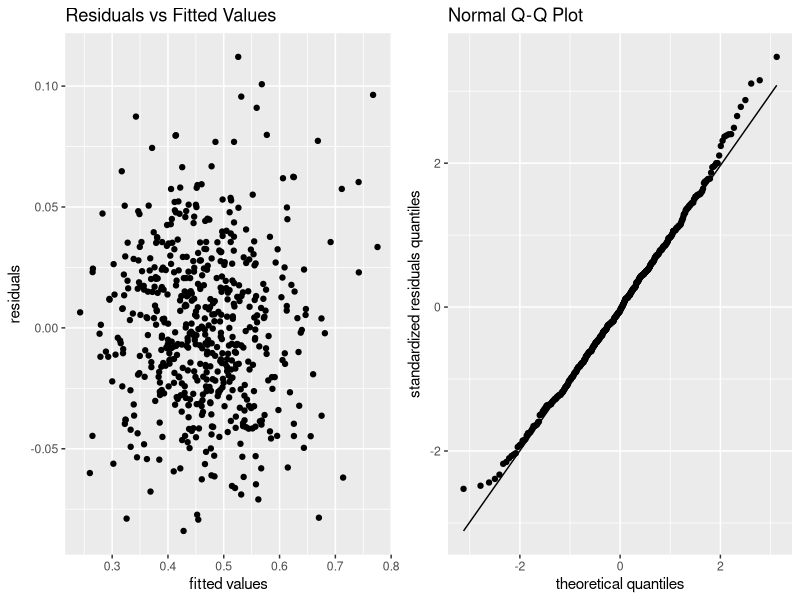
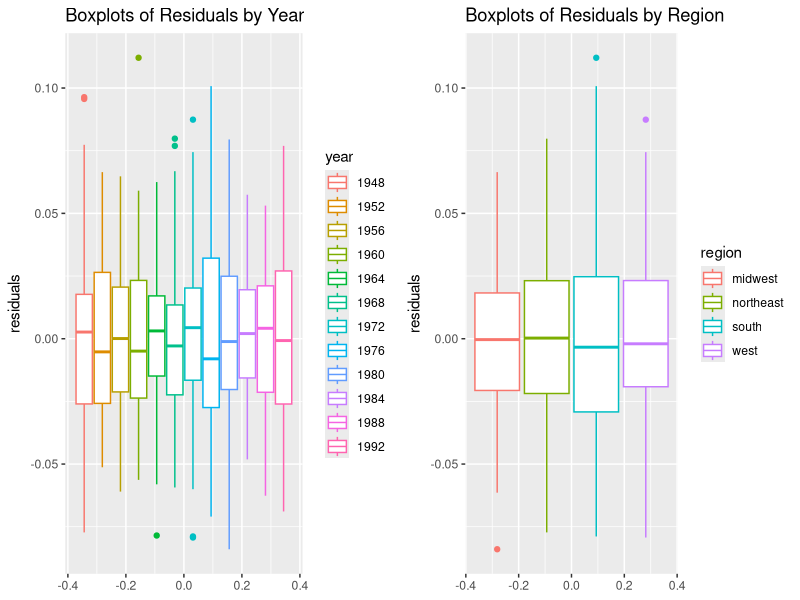
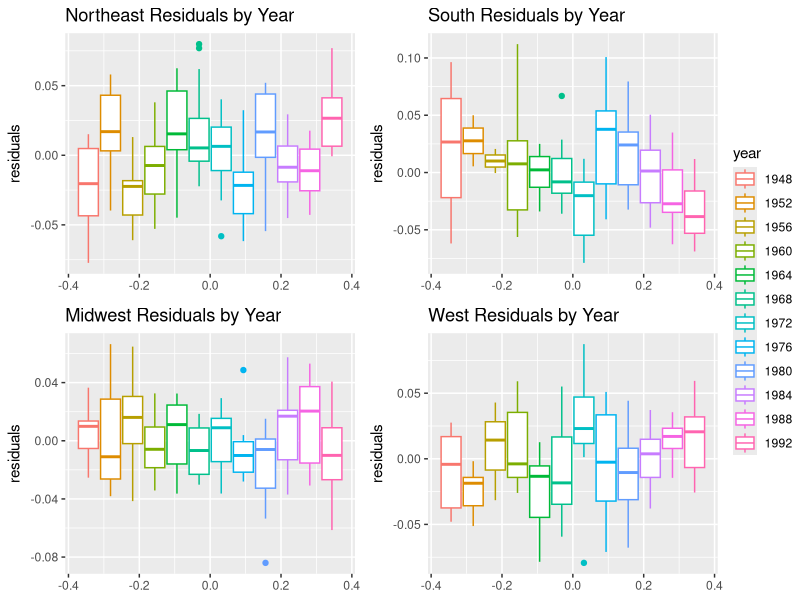
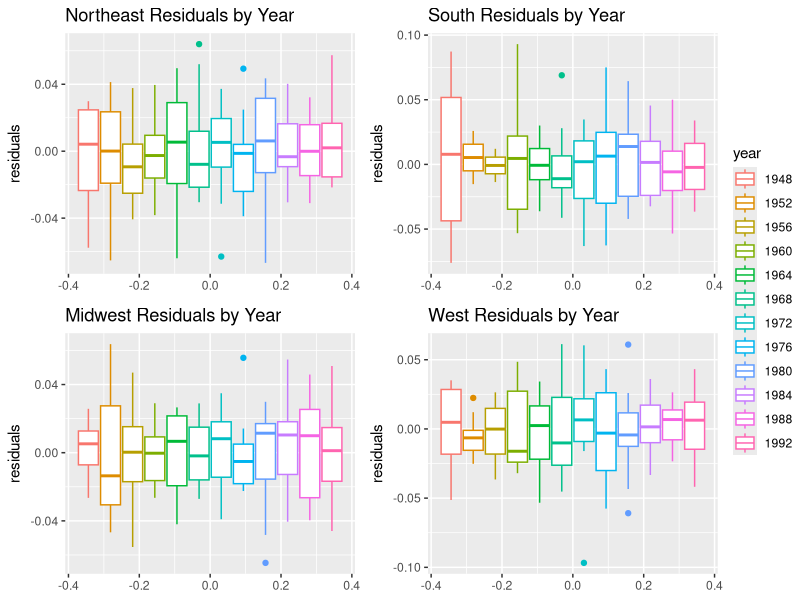

The R source for these figures, in order:
## ---- chunk 1
knitr::opts_chunk$set(echo = FALSE, message = FALSE)
## ---- chunk 2
library("readr") # to load data
library("tidyverse")
library("ggpubr") # for ggarrange
library("car") # type 2 anova
library("knitr") # to print tables
library("lme4") # for mixed models
data <- read_table("Data/4_US_elections.txt")
data = data %>% select(-constant) # remove manually added intercept
# change mentioned variables to factors
data = data %>% 
  mutate(year = as.factor(year),
                       state = as.factor(state), 
                       r1 = as.factor(r1), 
                       r2 = as.factor(r2), 
                       r3 = as.factor(r3), 
                       r4 = as.factor(r4), 
                       r5 = as.factor(r5), 
                       r6 = as.factor(r6), )

# rename the variables
data = data %>% 
  rename(dvote = Dvote,
         dvote_poll = n1,
         dapprove_inc = n2,
         dapprove_presinc = n3,
         gnp_growth_inc = n4,
         dvote_last = s1,
         dvote_last2 = s2,
         home_state = s3,
         home_state_vice = s4,
         dmajor_leg = s5,
         econ_growth_inc = s6,
         state_ideology = s7,
         ideology_comp = s8,
         cath_1960 = s9,
         south = r1,
         south_1964 = r2,
         deep_south_1964 = r3,
         new_england_1964 = r4,
         new_england_1972 = r5,
         west_1976 = r6)

# create a region variable
northeast = c(7, 8, 19, 20, 21, 29, 30, 32, 38, 39, 45, 48)
south = c(1, 4, 9, 10, 17, 18, 24, 33, 36, 40, 42, 43, 46)
midwest = c(13, 14, 15, 16, 22, 23, 25, 27, 34, 35, 41, 49)
west = c(2, 3, 5, 6, 11, 12, 26, 28, 31, 37, 44, 47, 50)

data$region <- ifelse(data$state %in% northeast, "northeast",
                      ifelse(data$state %in% south, "south",
                             ifelse(data$state %in% midwest, "midwest",
                                    ifelse(data$state %in% west, "west", NA))))
data = data %>% mutate(region = as.factor(region))
data = na.omit(data)
## ---- chunk 3
m0 = lm(dvote ~ . 
        - evotes 
        - region 
        - state_ideology 
        - dvote_poll 
        - dapprove_inc
        - dapprove_presinc 
        - gnp_growth_inc, 
        data = data)
# perform type 2 anova and print results in a table
anova = Anova(m0, type = 2)
kable(anova[1:16, ], digits = 3, caption = "Type 2 anova for the linear model, comparing for each coefficient the full model with the full model excluding the predictor from that coefficient.")
## ---- chunk 4
# fit the same model as before but exclude ideology_comp
m1 = lm(dvote ~ . 
        - evotes 
        - region 
        - state_ideology 
        - dvote_poll 
        - dapprove_inc
        - dapprove_presinc 
        - gnp_growth_inc
        - ideology_comp, 
        data = data)
# create a data frame that contains residuals, standardized residuals and fitted values for plots

data_res = data
data_res$residuals = resid(m1)
data_res$std_residuals = rstandard(m1)
data_res$fitted = m1$fitted.values
# create residuals vs fitted values plot
res_vs_fit = ggplot(data_res, aes(x = fitted, y = residuals)) + 
  geom_point() + 
  labs(x = "fitted values", y = "residuals") + 
  ggtitle("Residuals vs Fitted Values")
# create qq plot
qq_plot = ggplot(data_res, aes(sample = std_residuals)) +
  stat_qq() + 
  stat_qq_line() + 
  labs(x = "theoretical quantiles", y = "standardized residuals quantiles") + 
  ggtitle("Normal Q-Q Plot")
# plot residuals vs fitted values (left) and qqplot (right)
ggarrange(res_vs_fit, qq_plot, ncol = 2, nrow = 1)
## ---- chunk 5
# create boxplots of residuals grouped by region
year_res_plot = ggplot(mapping = aes(y = residuals, col = year), data = data_res) + 
  geom_boxplot() + 
  ggtitle("Boxplots of Residuals by Year")
# create boxplots of residuals grouped by region
region_res_plot = ggplot(mapping = aes(y = residuals, col = region), data = data_res) +
  geom_boxplot() + 
    ggtitle("Boxplots of Residuals by Region")
# arrange the two plots in a 1x2 grid
ggarrange(year_res_plot, region_res_plot, nrow = 1, ncol = 2)
## ---- chunk 6
# create dataframes with residuals for each region
data_northeast = data_res[data_res$region == "northeast", ]
data_south = data_res[data_res$region == "south", ]
data_midwest = data_res[data_res$region == "midwest", ]
data_west = data_res[data_res$region == "west", ]
# create residuals plot for each region grouped by year
northeast_res_plot = ggplot(mapping=aes(y=residuals, col=year), data = data_northeast) +
  geom_boxplot() + 
  ggtitle("Northeast Residuals by Year")
south_res_plot = ggplot(mapping=aes(y=residuals, col=year), data = data_south) +
  geom_boxplot() +
  ggtitle("South Residuals by Year")
midwest_res_plot = ggplot(mapping=aes(y=residuals, col=year), data = data_midwest) +
  geom_boxplot() +
  ggtitle("Midwest Residuals by Year")
west_res_plot = ggplot(mapping=aes(y=residuals, col=year), data = data_west) +
  geom_boxplot() +
  ggtitle("West Residuals by Year")
# plot results
ggarrange(northeast_res_plot, south_res_plot, midwest_res_plot, west_res_plot, 
          ncol = 2, nrow = 2, common.legend = TRUE, legend = "right")
## ---- chunk 7
# create mixed model with random intercept for year and year:region
mixed_m1 = lmer(dvote ~ . 
                - evotes 
                - region 
                - state_ideology 
                - ideology_comp 
                - year
                + (1|year)
                + (1|year:region), 
                REML = FALSE,
                data = data)
# create dataframes with residuals for each to replicate plot from before 
# with residuals grouped by year and region
data_res_mixed = data_res
data_res_mixed$residuals = resid(mixed_m1)
data_northeast_mixed = data_res_mixed[data_res_mixed$region == "northeast", ]
data_south_mixed = data_res_mixed[data_res_mixed$region == "south", ]
data_midwest_mixed = data_res_mixed[data_res_mixed$region == "midwest", ]
data_west_mixed = data_res_mixed[data_res_mixed$region == "west", ]
# create plots for each region
northeast_res_plot = ggplot(mapping=aes(y=residuals, col=year), data = data_northeast_mixed) +
  geom_boxplot() + 
  ggtitle("Northeast Residuals by Year")
south_res_plot = ggplot(mapping=aes(y=residuals, col=year), data = data_south_mixed) +
  geom_boxplot() +
  ggtitle("South Residuals by Year")
midwest_res_plot = ggplot(mapping=aes(y=residuals, col=year), data = data_midwest_mixed) +
  geom_boxplot() +
  ggtitle("Midwest Residuals by Year")
west_res_plot = ggplot(mapping=aes(y=residuals, col=year), data = data_west_mixed) +
  geom_boxplot() +
  ggtitle("West Residuals by Year")
# plot results
ggarrange(northeast_res_plot, south_res_plot, midwest_res_plot, west_res_plot, 
          ncol = 2, nrow = 2, common.legend = TRUE, legend = "right")
## ---- chunk 8
# the calculations for the parametric bootstrap can be found in the separate script
# called bootstrap_script.R
## ---- chunk 9
# create model without random intercept for year
mixed_m0 = lmer(dvote ~ 
                + state 
                + dvote_poll 
                + dapprove_inc 
                + dapprove_presinc 
                + gnp_growth_inc 
                + dvote_last 
                + dvote_last2 
                + home_state 
                + home_state_vice 
                + dmajor_leg 
                + econ_growth_inc 
                + cath_1960 
                + south 
                + south_1964 
                + deep_south_1964 
                + new_england_1964 
                + new_england_1972 
                + west_1976 
                + (1|year:region),
                data = data, 
                REML = FALSE)
anova2 = Anova(mixed_m0, type = 2, data = data)
kable(anova2, digits = 3, caption = "Type 2 anova for the fixed effects in our linear mixed model, comparing for each coefficient the full model with the full model excluding the predictor from that coefficient.")
## ---- chunk 10
coef_table = as.data.frame(summary(mixed_m0)$coefficients)
coef_table = coef_table[c(1:14, 18, 67), ]
